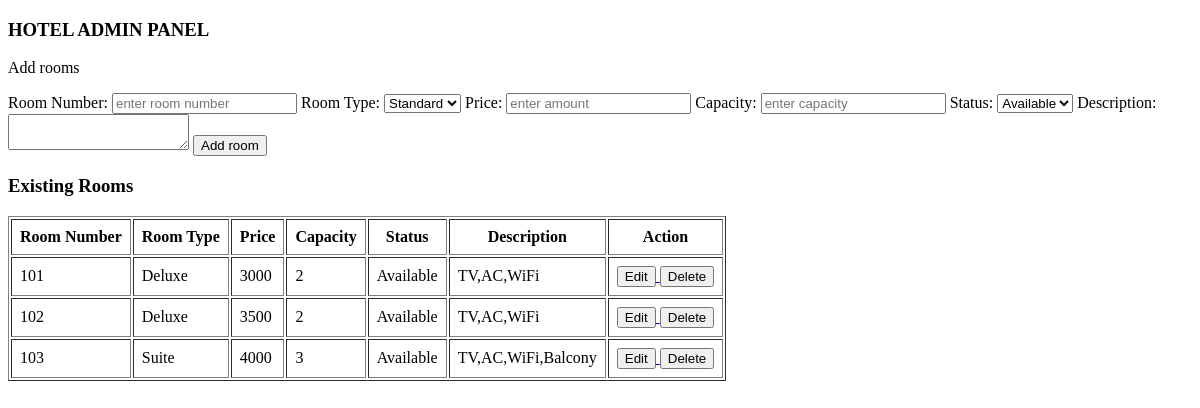
/admin, run on an earlier commit of the app's database.
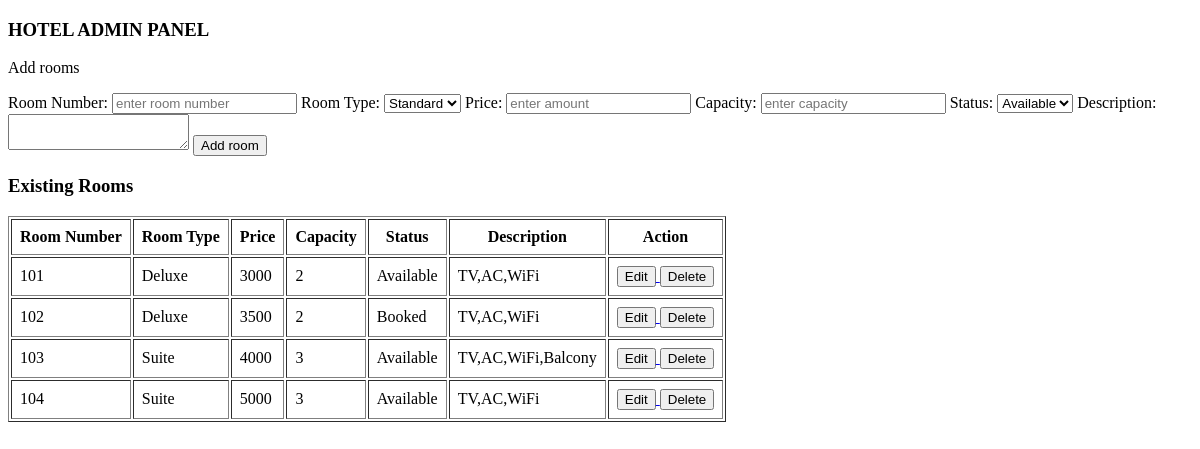
And on a later commit of the database.
### app/models/room.py (models this page shows)
class Room(Base):
    __tablename__="rooms"
    id=Column(Integer,primary_key=True,index=True)
    room_num=Column(Integer,nullable=False,unique=True)
    status=Column(String,nullable=False)
    room_type=Column(String,nullable=False)
    price=Column(Integer,nullable=False)
    description=Column(String,nullable=False)
    capacity=Column(Integer,nullable=False)

### main.py (the view)
@app.get("/admin", response_class=HTMLResponse)
def admin(request: Request):
    db = SessionLocal()
    rooms = db.query(Room).all()
    db.close()
    return templates.TemplateResponse(
        "admin.html",
        {
            "request": request,
            "rooms": rooms
        }
    )

### app/templates/admin.html (shortened to what this page needs)
<!DOCTYPE html>
<html lang="en">
<head>
</head>
<body>
    <h3>HOTEL ADMIN PANEL</h3>
    <p>Add rooms</p>
    <form action="/add_room" method="POST">
        <label for="room_num">Room Number:</label>
        <input type="number" placeholder="enter room number" id="room_num" name="room_num">
        <label for="room_type">Room Type:</label>
        <select name="room_type">
            <option>Standard</option>
        </select>
        <label for="price">Price:</label>
        <input type="number" placeholder="enter amount" id="price" name= "price">
        <label for="capacity">Capacity:</label>
        <input type="number" placeholder="enter capacity" id="capacity" name="capacity">
        <label for="status">Status:</label>
        <select name="status">
            <option>Available</option>
        </select>
        <label for="description">Description:</label>
        <textarea name="description" id="description"></textarea>
        <button>Add room</button>
    </form>
    <h3>Existing Rooms</h3>
    <table border="1" cellpadding="8">
    <tr>
        <th>Room Number</th>
        <th>Room Type</th>
        <th>Price</th>
        <th>Capacity</th>
        <th>Status</th>
        <th>Description</th>
        <th>Action</th>
    </tr>
    {% for room in rooms %}
    <tr>
        <td>{{ room.room_num }}</td>
        <td>{{ room.room_type }}</td>
        <td>{{ room.price }}</td>
        <td>{{ room.capacity }}</td>
        <td>{{ room.status }}</td>
        <td>{{ room.description }}</td>
        <td>
             <a href="/edit_room/{{ room.id }}">
                <button>Edit</button>
             </a>
             <a href="/delete_room/{{ room.id }}">
                <button>Delete</button>
             </a>
        </td>
    </tr>
    {% endfor %}
    </table>
</body>
</html>

What changed in the data, as far as the page shows it:
changed Room: status "Available" → "Booked"
added Room: room_num "104", room_type "Suite", price "5000", capacity "3", status "Available", description "TV,AC,WiFi"
